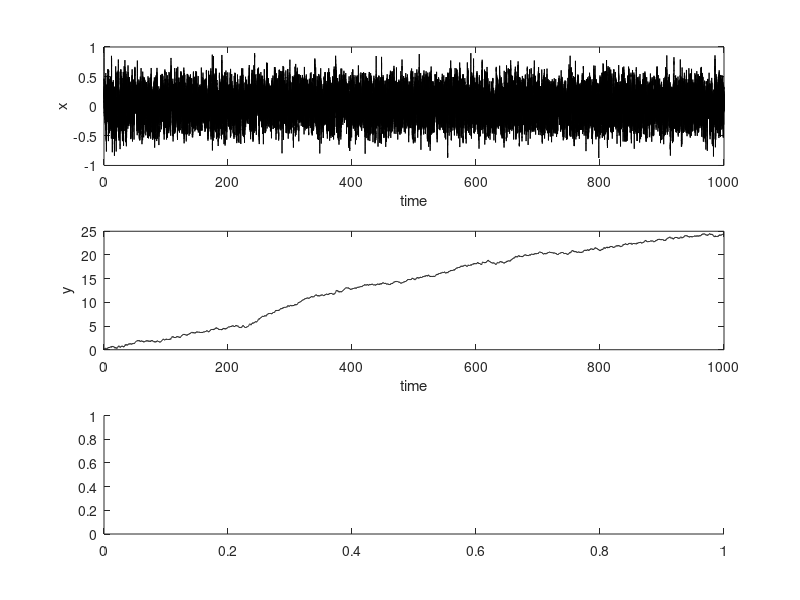

MATLAB code to generate this figure: (Note: this script raises an error after producing the figure.)
%%%%%%%%%%%%%%%%%%%%%%%%%%%%%%%%%
%
%  Problem 1 OU-LIF 
%  Jan 2023
%
%%%%%%%%%%%%%%%%%%%%%%%%%%%%%%%%%


clear all; 

%parameters
t_start = 0;          %simulation start time
t_end = 1000;          %simuation end time
dt = 0.01;            %time step
tau = 0.1;            %relaxation time
sigma=1;
mu=0.2;
x0 = 1;               
m1 = 0;               
y0 = 0;               
start_dist = -2.0;    
end_dist = 2.0;       

%time
T = t_start:dt:t_end;

% compute x and y
i = 1;
x(1) = x0; 
y(1) = y0;
for t=t_start+dt:dt:t_end
   i = i + 1; 
   r1 = randn;
   r2 = randn;
   x(i) = x(i-1)*exp(-dt/tau) +mu*dt+ sqrt((tau*0.5)*(1-(exp(-dt/tau))^2))*sigma*r1;
   y(i) = y(i-1) + x(i-1)*tau*(1-exp(-dt/tau))+sigma*sqrt((tau^3*(dt/tau-2*(1-exp(-dt/tau))+0.5*(1-exp(-2*dt/tau))))-((0.5*sigma^2*tau^2)*(1-exp(-dt/tau))^2)^2/((sigma^2*tau/2)*(1-exp(-2*dt/tau))))*r2+((0.5*sigma^2*tau^2)*(1-exp(-dt/tau))^2)/(sigma*sqrt((tau/2)*(1-(exp(-dt/tau))^2)))*r1;
end

% pdf for OU process
k = 0; j = start_dist:dt:end_dist;
for l=start_dist:dt:end_dist
    k = k + 1;
    p(k) = (sqrt((1/tau)/pi)/sigma)*exp(-(1/tau)*(l-m1)^2/(sigma)^2); 
end

mean(x)
var(x)

figure;
subplot(3,1,1)
plot(T,x,'k-')
xlabel('time')
ylabel('x')
subplot(3,1,2)
plot(T,y,'k-')
xlabel('time')
ylabel('y')
subplot(3,1,3)
hold on
histogram(x,60)
plot(j,p,'r-')
xlabel('x')
ylabel('probability')
hold off